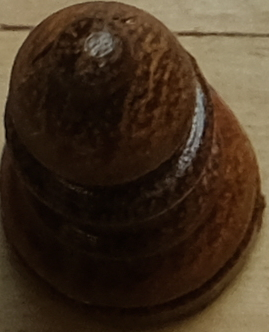
#> input picture venividivici/representation_data/chessboard_one/pieces/black-bishop/piece_000.png, 269 x 332 px; its folder holds only this picture in this run
$ python annotate_pieces.py
#> lines starting #> are read from the running program, lines starting #| are printed output that depends on the picture; after the words box and inside, x2 and y2 are one past the last pixel; in counts of white or black regions, pixels touching at a corner belong together
"""
annotate_pieces.py  —  Step 2b

For every piece-type folder found in real_data/<board>/pieces/<piece-type>/,
open each image and let the user draw a polygon around the piece.

Controls (draw mode)
--------------------
  Left-click       — add polygon vertex
  Backspace        — remove last vertex
  Enter            — close polygon and save crop
  R                — reset current polygon
  S                — skip this image (no save)
  Ctrl + scroll    — zoom in / out at cursor
  Right-click drag — pan the view
  Esc              — quit entirely

Controls (review mode — image already annotated)
-------------------------------------------------
  Enter / S  — keep existing annotation, move to next image
  X          — delete this annotation and re-draw
  Esc        — quit

Outputs
-------
  representation_data/<board>/pieces/<label>/piece_NNN.png  (RGBA, polygon mask)
  representation_data/<board>/pieces/pieces.json

Usage
-----
  python scripts/annotate_pieces.py [--board chessboard_one]
"""

import argparse
import json
import sys
from pathlib import Path

import cv2
import numpy as np
from PIL import Image

# ── paths ─────────────────────────────────────────────────────────────────────

ROOT = Path(__file__).resolve().parent.parent
REAL_DATA = ROOT / "real_data"
REPR_DATA = ROOT / "representation_data"

LABELS = [
    "white-pawn", "white-rook", "white-knight", "white-bishop",
    "white-queen", "white-king",
    "black-pawn", "black-rook", "black-knight", "black-bishop",
    "black-queen", "black-king",
]

def normalise_label(folder_name: str) -> str | None:
    candidate = folder_name.lower().replace("_", "-")
    return candidate if candidate in LABELS else None

# ── zoom / pan helpers ────────────────────────────────────────────────────────

ZOOM_MIN = 0.5
ZOOM_MAX = 20.0
ZOOM_STEP = 1.15


# [20 lines left out: functions clamp_pan, do_zoom, not called in this run]


def disp_to_orig(dx: float, dy: float, s: dict) -> tuple:
    eff = s["initial_scale"] * s["zoom"]
    return s["pan_x"] + dx / eff, s["pan_y"] + dy / eff


def orig_to_disp(ox: float, oy: float, s: dict) -> tuple:
    eff = s["initial_scale"] * s["zoom"]
    return (ox - s["pan_x"]) * eff, (oy - s["pan_y"]) * eff


def render_view(img_bgr: np.ndarray, s: dict) -> np.ndarray:
    """Crop and scale the portion of the original image that is currently in view."""
    eff = s["initial_scale"] * s["zoom"]
    view_w = s["win_w"] / eff
    view_h = s["win_h"] / eff

    ox0 = s["pan_x"]
    oy0 = s["pan_y"]
    H, W = img_bgr.shape[:2]

    ix0 = int(max(0, ox0))
    iy0 = int(max(0, oy0))
    ix1 = int(min(W, np.ceil(ox0 + view_w)))
    iy1 = int(min(H, np.ceil(oy0 + view_h)))

    if ix1 <= ix0 or iy1 <= iy0:
        return np.zeros((s["win_h"], s["win_w"], 3), dtype=np.uint8)

    patch = img_bgr[iy0:iy1, ix0:ix1]

    # Compute where patch lands in display space
    pdx0 = int((ix0 - ox0) * eff)
    pdy0 = int((iy0 - oy0) * eff)
    pdw = max(1, int((ix1 - ix0) * eff))
    pdh = max(1, int((iy1 - iy0) * eff))

    resized = cv2.resize(patch, (pdw, pdh), interpolation=cv2.INTER_LINEAR)

    canvas = np.zeros((s["win_h"], s["win_w"], 3), dtype=np.uint8)
    cx0 = max(0, pdx0)
    cy0 = max(0, pdy0)
    cx1 = min(s["win_w"], pdx0 + pdw)
    cy1 = min(s["win_h"], pdy0 + pdh)
    rx0 = cx0 - pdx0
    ry0 = cy0 - pdy0
    canvas[cy0:cy1, cx0:cx1] = resized[ry0:ry0 + (cy1 - cy0), rx0:rx0 + (cx1 - cx0)]
    return canvas

# ── crop ──────────────────────────────────────────────────────────────────────

# [14 lines left out: function make_polygon_crop, not called in this run]

# ── drawing ───────────────────────────────────────────────────────────────────

def draw_polygon_on(vis: np.ndarray, polygon: list, s: dict,
                    color_vertex=(255, 80, 0), color_edge=(0, 255, 0),
                    color_close=(0, 255, 255)) -> None:
    """Draw polygon onto vis in-place using current zoom/pan state."""
    if not polygon:
        return
    pts_disp = [orig_to_disp(x, y, s) for x, y in polygon]

    # Edges
    for i in range(len(pts_disp) - 1):
        p1 = (int(pts_disp[i][0]), int(pts_disp[i][1]))
        p2 = (int(pts_disp[i + 1][0]), int(pts_disp[i + 1][1]))
        cv2.line(vis, p1, p2, color_edge, 1, cv2.LINE_AA)

    # Closing preview line
    if len(pts_disp) >= 2:
        p_first = (int(pts_disp[0][0]), int(pts_disp[0][1]))
        p_last = (int(pts_disp[-1][0]), int(pts_disp[-1][1]))
        cv2.line(vis, p_last, p_first, color_close, 1, cv2.LINE_AA)

    # Vertices — small: radius 3
    for i, (dx, dy) in enumerate(pts_disp):
        pt = (int(dx), int(dy))
        c = (0, 0, 255) if i == 0 else color_vertex
        cv2.circle(vis, pt, 3, c, -1)


def draw_hud(vis: np.ndarray, polygon: list, s: dict,
             label: str, img_name: str, mode: str,
             existing_polygon: list | None) -> np.ndarray:
    zoom_pct = int(s["zoom"] * s["initial_scale"] * 100)

    if mode == "review":
        if existing_polygon:
            draw_polygon_on(vis, existing_polygon, s,
                            color_vertex=(180, 180, 0),
                            color_edge=(0, 200, 200),
                            color_close=(0, 200, 200))
        lines = [
            f"{label}  [{img_name}]  zoom:{zoom_pct}%",
            "Already annotated.",
            "Enter/S=keep  X=delete+redo  Esc=quit",
        ]
    else:
        draw_polygon_on(vis, polygon, s)
        v = len(polygon)
        lines = [
            f"{label}  [{img_name}]  zoom:{zoom_pct}%  vertices:{v}",
            "Left-click=add  Backspace=undo  R=reset",
            "Enter=save  S=skip  Ctrl+scroll=zoom  RMB drag=pan  Esc=quit",
        ]

    for i, line in enumerate(lines):
        y = 20 + i * 20
        cv2.putText(vis, line, (8, y), cv2.FONT_HERSHEY_SIMPLEX, 0.52, (0, 0, 0), 3)
        cv2.putText(vis, line, (8, y), cv2.FONT_HERSHEY_SIMPLEX, 0.52, (0, 220, 255), 1)

    return vis

# ── annotation loop ───────────────────────────────────────────────────────────

def next_index(out_dir: Path) -> int:
    return len(list(out_dir.glob("piece_*.png")))


def annotate_image(img_path: Path, label: str, img_bgr: np.ndarray,
                   existing_entry: dict | None) -> tuple:
    """
    Interactive loop for one image.

    Returns:
      ("save",   polygon)   — new polygon to save
      ("keep",   None)      — keep existing entry unchanged
      ("delete", None)      — delete existing entry
      ("skip",   None)      — skip (no change, no save)
    Raises SystemExit on Esc.
    """
    H, W = img_bgr.shape[:2]
    initial_scale = min(1280 / W, 900 / H, 1.0)
    win_w = int(W * initial_scale)
    win_h = int(H * initial_scale)

    mode = "review" if existing_entry else "draw"
    existing_polygon = existing_entry["polygon"] if existing_entry else None

    s = {
        "zoom": 1.0,
        "pan_x": 0.0,
        "pan_y": 0.0,
        "win_w": win_w,
        "win_h": win_h,
        "img_w": W,
        "img_h": H,
        "initial_scale": initial_scale,
        "drag_start": None,
        "drag_pan_start": None,
    }
    polygon: list = []

    win = f"{label} — {img_path.name}"

    # [29 lines left out: function on_mouse, not called in this run]

    cv2.namedWindow(win, cv2.WINDOW_NORMAL)
    cv2.resizeWindow(win, win_w, win_h)
    cv2.setMouseCallback(win, on_mouse)

    while True:
        base = render_view(img_bgr, s)
        vis = draw_hud(base, polygon, s, label, img_path.name, mode, existing_polygon)
        cv2.imshow(win, vis)
        key = cv2.waitKey(30) & 0xFF

        if cv2.getWindowProperty(win, cv2.WND_PROP_VISIBLE) < 1:
            cv2.destroyAllWindows()
            raise SystemExit("Window closed.")

        if key == 255:
            continue

        if key == 27:  # Esc
            cv2.destroyAllWindows()
            raise SystemExit("Cancelled.")

        # ── review mode keys ──────────────────────────────────────────────────
        if mode == "review":
            if key in (13, 10, ord('s'), ord('S')):   # keep
                cv2.destroyWindow(win)
                return "keep", None
            if key in (ord('x'), ord('X')):            # delete + redo
                mode = "draw"
                polygon.clear()
                continue

        # ── draw mode keys ────────────────────────────────────────────────────
        else:
            if key in (ord('s'), ord('S')):            # skip
                cv2.destroyWindow(win)
                return "skip", None

            if key in (ord('r'), ord('R')):            # reset
                polygon.clear()

            if key == 8:                               # Backspace — undo
                if polygon:
                    polygon.pop()

            if key in (13, 10):                        # Enter — save
                if len(polygon) < 3:
                    print("  Need at least 3 vertices.")
                else:
                    cv2.destroyWindow(win)
                    return "save", polygon

# ── main ──────────────────────────────────────────────────────────────────────

def main():
    parser = argparse.ArgumentParser(
        description="Polygon-annotate chess pieces from per-type image folders.")
    parser.add_argument("--board", default="chessboard_one")
    args = parser.parse_args()

    pieces_src_root = REAL_DATA / args.board / "pieces"
    repr_pieces = REPR_DATA / args.board / "pieces"
    pieces_json_path = repr_pieces / "pieces.json"

    if not pieces_src_root.exists():
        print(f"Source folder not found: {pieces_src_root}")
        print("Create it with sub-folders per piece type:")
        print("  real_data/chessboard_one/pieces/white-pawn/  (5 images)")
        sys.exit(1)

    repr_pieces.mkdir(parents=True, exist_ok=True)
    pieces_meta: list = json.loads(pieces_json_path.read_text()) \
        if pieces_json_path.exists() else []

    # Index existing entries as (label, source_image) → entry
    def build_index(meta):
        return {(e["label"], e["source_image"]): e for e in meta}

    # Discover piece-type folders
    found_types = []
    for folder in sorted(pieces_src_root.iterdir()):
        if not folder.is_dir():
            continue
        label = normalise_label(folder.name)
        if label is None:
            print(f"  [WARN] Unrecognised folder '{folder.name}', skipping.")
            continue
        found_types.append((label, folder))

    if not found_types:
        print(f"No recognised piece-type folders in {pieces_src_root}")
        sys.exit(0)

    print(f"Found {len(found_types)} piece type(s)\n")

    for label, src_folder in found_types:
        images = sorted({
            img
            for ext in ("*.jpg", "*.jpeg", "*.png", "*.JPG", "*.PNG", "*.JPEG")
            for img in src_folder.glob(ext)
        })
        if not images:
            print(f"  [WARN] No images in {src_folder}, skipping.")
            continue

        out_dir = repr_pieces / label
        out_dir.mkdir(parents=True, exist_ok=True)

        print(f"--- {label} ({len(images)} image(s)) ---")

        for img_path in images:
            idx = build_index(pieces_meta)
            existing = idx.get((label, img_path.name))

            img_bgr = cv2.imread(str(img_path))
#> img_bgr is the input picture: shape (332, 269, 3); mean B, G, R 32.9, 50, 67.3
            if img_bgr is None:
                print(f"  [WARN] Cannot read {img_path}, skipping.")
                continue

            H, W = img_bgr.shape[:2]
#> H = 332; W = 269
            print(f"  {'[annotated] ' if existing else ''}{img_path.name}  ({W}×{H})")
#|   piece_000.png  (269×332)

            try:
                action, polygon = annotate_image(img_path, label, img_bgr, existing)
#> after the loop in draw_hud, `for i, line in enumerate(lines):`:
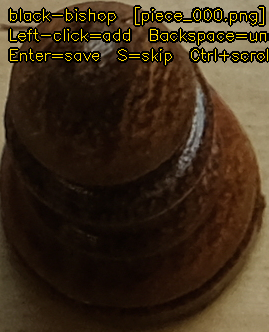
#> vis: shape (332, 269, 3); 8.84% of pixels changed, all inside (x1, y1, x2, y2) = (8, 5, 269, 67)
#> (key x is pressed here)
            except SystemExit as e:
                print(str(e))
                pieces_json_path.write_text(json.dumps(pieces_meta, indent=2))
                sys.exit(0)
#> (the program exits here)
